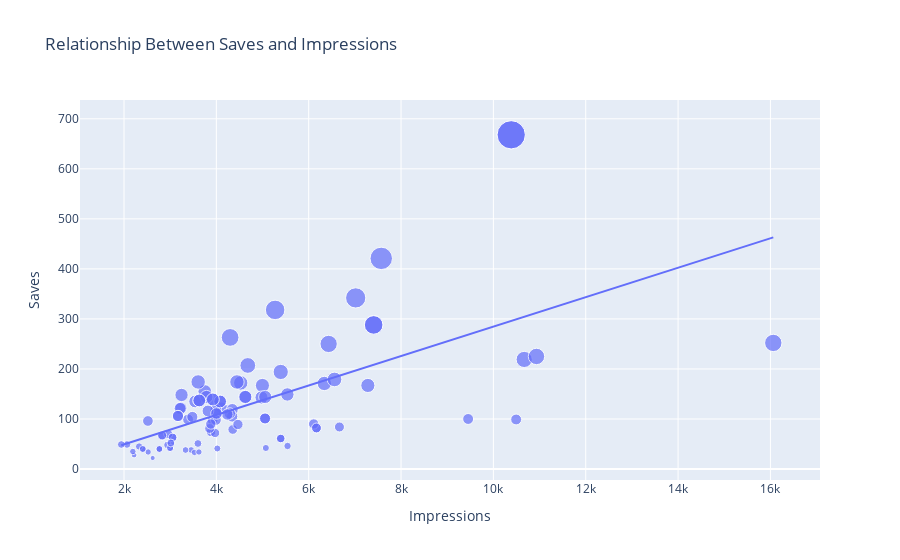

Notebook source saved alongside this figure:
### Markdown cell above
1.6.4 Relationship between Saves and Impression

### Code cell
figure =px.scatter(data_frame=data,x='Impressions',y='Saves',size='Saves',trendline='ols',title='Relationship Between Saves and Impressions')
figure.show()
